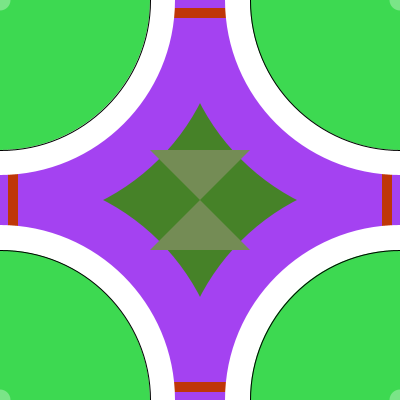
Frame 1 (no input)
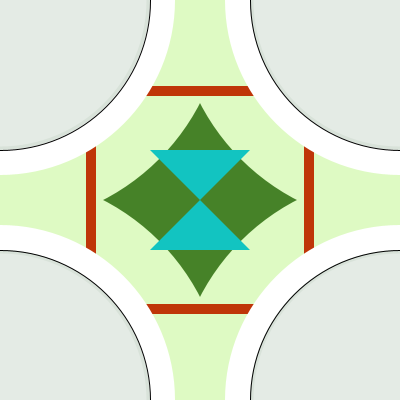
Frame 60 (the mouse pressed at the canvas centre just before this capture)
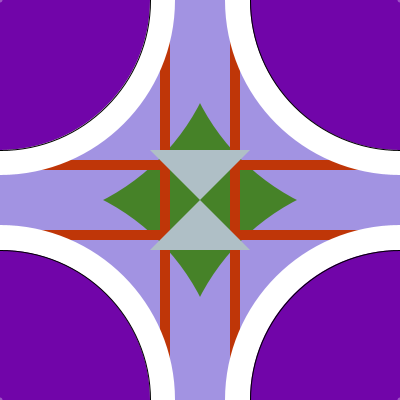
Frame 120 (the mouse held since frame 60 and released just before this capture)

The Processing sketch that drew these frames (run headless with seeded random() and noise(); from frame 60 on, the mouse is pressed at the canvas centre):

// Processing sketch: processing_110578
// ── processing_110578.pde

/* Homework two - composition (simplified with custom functions)
*  Aaron Cook
*  09/19/2013
*/

void setup() {
  size(400,400);
  smooth();
//noLoop();
}

void draw() {
  background(70,130,40);
  frameRate(8);
  outerCircles();
  rectangles();
  whiteCircles();
  innerCircles();
  triangles();
  transparentCircles();
}

//outer circles
void outerCircles() {  
  float outerCircleR, outerCircleG, outerCircleB;
  int circW = 450;
  int circH = 450;
  outerCircleR = random(1,254);
  outerCircleG = random(1,254);
  outerCircleB = random(1,254);
  ellipseMode(CENTER);
  noStroke();
  fill(outerCircleR,outerCircleG,outerCircleB);
  ellipse(0,0,circW,circH);
  ellipse(0,400,circW,circH);
  ellipse(400,0,circW,circH);
  ellipse(400,400,circW,circH);
  println("Outer Circle R, G, and B values: " + outerCircleR + ", " + outerCircleG + ", " + outerCircleB);
}

//red rectangles
int x = 0;
int xSpeed = 8;
int y = 390;
int ySpeed = 8;
void rectangles() {
  x = x + xSpeed;  
  y = y - ySpeed;
  if ((x > width - 10) || (x < 0)) {
    xSpeed = xSpeed * -1;  //reverse direction when hits edge
  }
  if ((y > height - 10) || (y < 0)) {
    ySpeed = ySpeed * -1;  //reverse direction when hits edge
  }
  fill(191,54,8);
  rect(0,x,400,10);
  rect(x,0,10,400);
  rect(y,0,10,400);
  rect(0,y,400,10);
}

//white circles
void whiteCircles() {
  fill(255);
  ellipse(0,0,350,350);
  ellipse(0,400,350,350);
  ellipse(400,0,350,350);
  ellipse(400,400,350,350);
}

//inner circles
void innerCircles() {
  float innerCircleR, innerCircleG, innerCircleB;
  innerCircleR = random(1,254);
  innerCircleG = random(1,254);
  innerCircleB = random(1,254);
  fill(innerCircleR,innerCircleG,innerCircleB);
  stroke(0);
  ellipse(0,0,300,300);
  ellipse(0,400,300,300);
  ellipse(400,0,300,300);
  ellipse(400,400,300,300);
  println("Inner Cirle R, G, and B values: " + innerCircleR + ", " + innerCircleG + ", " + innerCircleB);
}

//white transparent circles
int diameter = 5;
int dSpeed = 16;
void transparentCircles() {
  fill(255, 80);
  noStroke();
  diameter = diameter + dSpeed;
  if ((diameter > 295) || (diameter < 5)) {
    dSpeed = dSpeed * -1;
  }
    ellipse(0,0,diameter,diameter);
    ellipse(0,400,diameter,diameter);
    ellipse(400,0,diameter,diameter);
    ellipse(400,400,diameter,diameter);
}
  
//center trianges
void triangles() {
  float trianglesR, trianglesG, trianglesB;
  trianglesR = random(1,254);
  trianglesG = random(1,254);
  trianglesB = random(1,254);
  fill(trianglesR, trianglesG, trianglesB);
  noStroke();
  quad(150,150,250,250,150,250,250,150);
  println("Triangles R, G, and B values: " + trianglesR + ", " + trianglesG + ", " + trianglesB);
}
